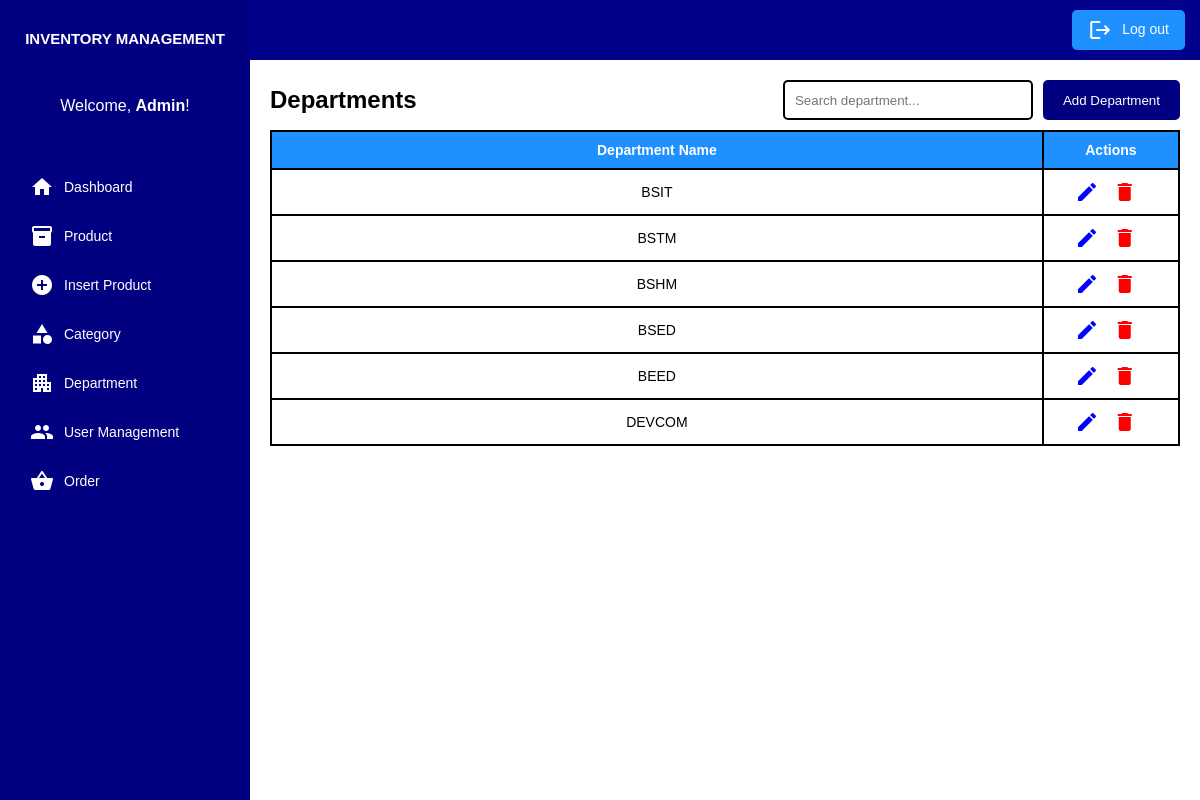
Page /admin/php/a_department.php on the committed database.
### tables this page shows
CREATE TABLE `departments` (
  `id` int(11) NOT NULL,
  `department_name` varchar(100) NOT NULL
);

### admin/php/a_department.php (the view, shortened to what this page needs)
<!DOCTYPE html>
<html lang="en">
    <head>
        <link rel="stylesheet" href="../css/a_department.css">
        <link rel="stylesheet" href="../css/modal.css">
    </head>
    <body>
        <div class="dashboard-container">
            <aside class="sidebar">
                <h2>INVENTORY MANAGEMENT</h2>
                <p class="greeting">Welcome, <b>Admin</b>!</p>
                <nav class="sidebar-nav">
                    <ul>
                        <li><a href="a_dashboard.php"><i class="material-icons">home</i>Dashboard</a></li>
                        <li><a href="a_product.php"><i class="material-icons">inventory</i>Product</a></li>
                        <li><a href="a_product_new.php"><i class="material-icons">add_circle</i>Insert Product</a></li>
                        <li><a href="a_category.php"><i class="material-icons">category</i>Category</a></li>
                        <li><a href="a_department.php"><i class="material-icons">apartment</i>Department</a></li>
                        <li><a href="a_umanagement.php"><i class="material-icons">people</i>User Management</a></li>
                        <li><a href="a_order.php"><i class="material-icons">shopping_basket</i>Order</a></li>
                    </ul>
                </nav>
            </aside>
            <main class="main-content">
                <header class="top-header">
                    <button class="logout-btn" onclick="confirmLogout()">
                        <i class="material-icons">logout</i>Log out
                    </button>
                </header>
                <div class="container">
                    <div class="header">
                        <div class="left-section">
                            <h2>Departments</h2>
                        </div>
                        <div class="right-section">
                            <input type="text" id="searchInput" class="search-field" placeholder="Search department..." onkeyup="searchDepartment()">
                            <button class="add-department" onclick="window.location.href='a_department_add.php'">Add Department</button>
                        </div>
                    </div>
                    <div class="table-container">
                        <table>
                            <thead>
                                <tr>
                                    <th>Department Name</th>
                                    <th style="width: 15%;">Actions</th>
                                </tr>
                            </thead>
                            <tbody>
                                <?php
                                include 'db_conn.php';
                                $query = "SELECT * FROM departments";
                                $result = $conn->query($query);
                                if ($result->num_rows > 0) {
                                    while($row = $result->fetch_assoc()) {
                                        echo "<tr>
                                            <td>" . htmlspecialchars($row['department_name']) . "</td>
                                            <td>
                                                <a href='a_department_update.php?id=" . $row['id'] . "'>
                                                    <span class='material-icons icon edit' title='Edit Department'>edit</span></a>
                                                <span class='material-icons icon delete' title='Delete Department' onclick='confirmDelete(" . $row['id'] . ")'>delete</span>
                                            </td>
                                        </tr>";
                                    }
                                } else {
                                    echo "<tr><td colspan='2'>No departments found.</td></tr>";
                                }
                                ?>
                            </tbody>
                        </table>
                    </div>
                </div>
            </main>
        </div>
    </body>
</html>

### admin/css/a_department.css (style rules this page uses)
* { margin: 0; padding: 0; box-sizing: border-box; font-family: 'Arial', sans-serif; }
body, html { height: 100%; background-color: white; overflow: hidden; }
.dashboard-container { display: flex; height: 100vh; width: 100%; flex-direction: column; overflow: hidden; }
@media (min-width: 768px) { .dashboard-container { flex-direction: row; } }
.sidebar { width: 100%; background-color: navy; padding: 20px; display: flex; flex-direction: column; height: 100vh; }
@media (min-width: 768px) { .sidebar { width: 250px; } }
.sidebar h2 { color: white; font-size: 15px; text-transform: uppercase; text-align: center; margin-top: 10px; }
.greeting { color: white; text-align: center; margin-bottom: 50px; margin-top: 50px; }
.sidebar-nav ul { list-style: none; }
.sidebar-nav ul li { margin-bottom: 5px; }
.sidebar-nav ul li a { text-decoration: none; color: white; font-size: 14px; display: flex; align-items: center; padding: 10px; border-radius: 5px; transition: background-color 0.1s; }
.material-icons { vertical-align: middle; margin-right: 10px; }
.main-content { flex: 1; display: flex; flex-direction: column; background-color: white; height: 100vh; overflow: hidden; }
.top-header { display: flex; justify-content: flex-end; background-color: darkblue; padding: 15px; height: 60px; align-items: center; flex-shrink: 0; }
.logout-btn { background-color: dodgerblue; color: white; border: none; padding: 8px 16px; border-radius: 5px; font-size: 14px; cursor: pointer; transition: background-color 0.1s; }
.container { flex: 1; display: flex; flex-direction: column; margin: 0 auto; padding: 20px; width: 100%; overflow: hidden; }
.header { display: flex; justify-content: space-between; align-items: center; margin-bottom: 10px; }
.left-section h2 { margin: 0; margin-right: 10px; }
.right-section { display: flex; align-items: center; gap: 10px; flex-wrap: wrap; }
.search-field, .add-department { height: 40px; box-sizing: border-box; }
.search-field { padding: 0 10px; width: 250px; border: 2px solid black; border-radius: 5px; }
.add-department { background-color: navy; color: white; padding: 0 20px; border: none; border-radius: 5px; cursor: pointer; display: flex; align-items: center; justify-content: center; }
.table-container { flex: 1; max-height: calc(100vh - 120px); overflow-y: auto; display: flex; flex-direction: column; background-color: white; }
table { width: 100%; border-collapse: collapse; table-layout: auto; }
th, td { padding: 10px; text-align: center; border: 2px solid black; font-size: 14px; }
th { background-color: dodgerblue; color: white; }
.icon { font-size: 18px; cursor: pointer; }
.edit { color: blue; }
.delete { color: red; }
tr { transition: background-color 0.2s ease-in-out; }

### rows in the picture
departments: department_name "BSIT"
departments: department_name "BSTM"
departments: department_name "BSHM"
departments: department_name "BSED"
departments: department_name "BEED"
departments: department_name "DEVCOM"
